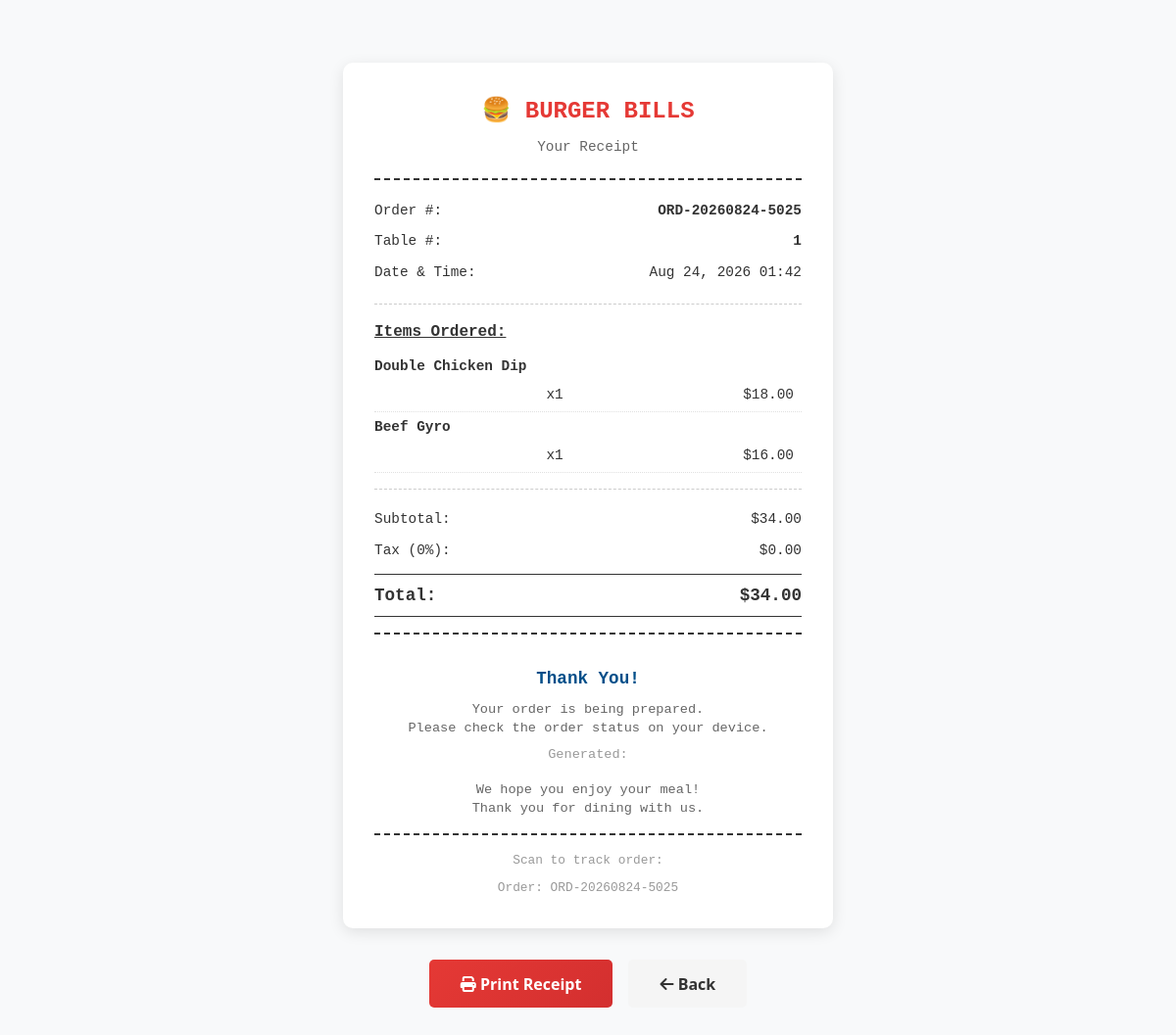
/staff/order/51/receipt/ (signed in), run on an earlier commit of the app's database.
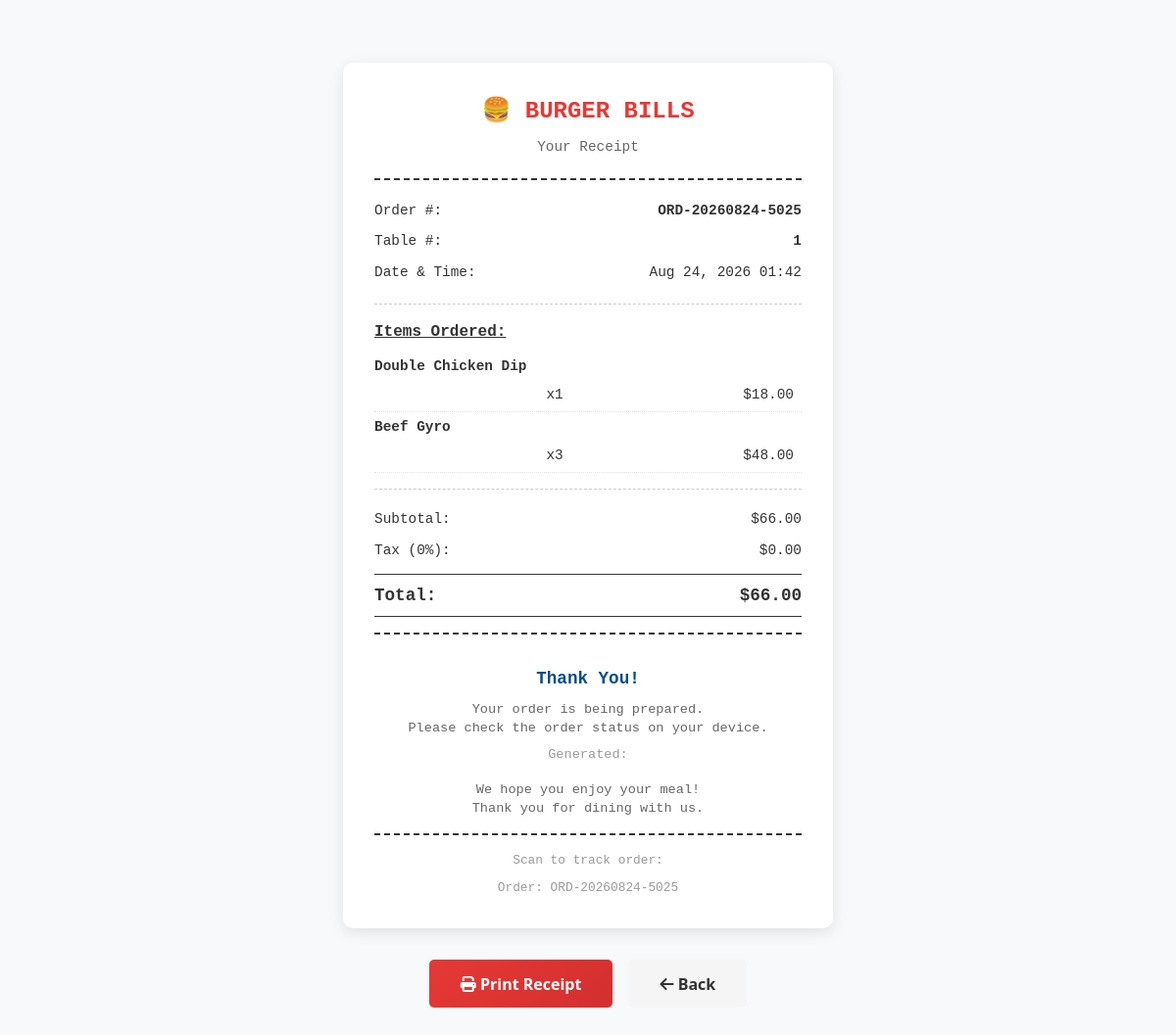
And on a later commit of the database.
### menu/models.py (models this page shows, shortened)
class OrderItem(models.Model):
    order = models.ForeignKey(Order, on_delete=models.CASCADE, related_name='items')
    menu_item = models.ForeignKey(MenuItem, on_delete=models.SET_NULL, null=True)
    quantity = models.IntegerField(default=1)
    unit_price = models.DecimalField(max_digits=8, decimal_places=2)
    special_requests = models.TextField(blank=True, help_text="e.g., No onions, Extra cheese")
    created_at = models.DateTimeField(auto_now_add=True)
    def get_subtotal(self):
        return self.quantity * self.unit_price
    class Meta:
        ordering = ['created_at']

class Order(models.Model):
    ORDER_STATUS_CHOICES = [
        ('pending', 'Pending'),
        ('confirmed', 'Confirmed'),
        ('preparing', 'Preparing'),
        ('ready', 'Ready'),
        ('completed', 'Completed'),
        ('cancelled', 'Cancelled'),
    ]
    ORDER_TYPE_CHOICES = [
        ('dine_in', 'Dine In'),
        ('pickup', 'Pickup'),
    ]
    table = models.ForeignKey(Table, on_delete=models.CASCADE, related_name='orders', null=True, blank=True)
    order_number = models.CharField(max_length=20, unique=True)
    status = models.CharField(max_length=20, choices=ORDER_STATUS_CHOICES, default='pending')
    order_type = models.CharField(max_length=20, choices=ORDER_TYPE_CHOICES, default='dine_in')
    customer_name = models.CharField(max_length=200, blank=True)
    customer_phone = models.CharField(max_length=20, blank=True)
    customer_email = models.EmailField(blank=True)
    total_amount = models.DecimalField(max_digits=10, decimal_places=2, default=0)
    special_instructions = models.TextField(blank=True)
    estimated_time = models.IntegerField(default=20, help_text="Estimated time in minutes")
    is_called = models.BooleanField(default=False, help_text="Customer has been called to pick up")
    called_at = models.DateTimeField(blank=True, null=True)
    cart_expires_at = models.DateTimeField(blank=True, null=True, help_text="Cart auto-expires after 5 minutes of inactivity")
    created_at = models.DateTimeField(auto_now_add=True)
    updated_at = models.DateTimeField(auto_now=True)
    completed_at = models.DateTimeField(blank=True, null=True)
    class Meta:
        ordering = ['-created_at']

class MenuItem(models.Model):
    category = models.ForeignKey(Category, on_delete=models.CASCADE, related_name='items')
    name = models.CharField(max_length=200)
    description = models.TextField()
    price = models.DecimalField(max_digits=8, decimal_places=2)
    image = models.ImageField(upload_to='menu_items/', blank=True, null=True)
    is_available = models.BooleanField(default=True)
    is_vegetarian = models.BooleanField(default=False)
    is_vegan = models.BooleanField(default=False)
    is_spicy = models.BooleanField(default=False)
    is_gluten_free = models.BooleanField(default=False)
    rating = models.FloatField(default=0.0)
    order = models.IntegerField(default=0)
    created_at = models.DateTimeField(auto_now_add=True)
    updated_at = models.DateTimeField(auto_now=True)
    has_sizes = models.BooleanField(default=False, help_text="Enable size options (S, M, L)")
    size_small_price = models.DecimalField(max_digits=8, decimal_places=2, default=0, help_text="Price for small size")
    size_medium_price = models.DecimalField(max_digits=8, decimal_places=2, default=0, help_text="Price for medium size")
    size_large_price = models.DecimalField(max_digits=8, decimal_places=2, default=0, help_text="Price for large size")
    class Meta:
        ordering = ['category', 'order', 'name']
        indexes = [
            models.Index(fields=['category', 'is_available']),
        ]

### menu/views.py (the view)
# urls.py: path('staff/order/<int:order_id>/receipt/', views.staff_order_receipt, name='staff_order_receipt'),
@login_required(login_url='staff_login')
def staff_order_receipt(request, order_id):
    if not request.user.is_staff:
        return redirect('staff_login')
    order = get_object_or_404(Order, id=order_id)
    return render(request, 'menu/receipt.html', {
        'table': order.table,
        'order': order,
        'staff_receipt': True,
    })

### templates/menu/receipt.html (shortened to what this page needs)
{% extends 'menu/customer_base.html' %}
{% block content %}
<div class="receipt-container">
    <div class="receipt-header">
        <div class="receipt-title">🍔 BURGER BILLS</div>
        <div class="receipt-subtitle">Your Receipt</div>
    </div>
    <div class="receipt-line">
        <span>Order #:</span>
        <span style="font-weight: 700;">{{ order.order_number }}</span>
    </div>
    <div class="receipt-line">
        <span>Table #:</span>
        <span style="font-weight: 700;">{{ table.number }}</span>
    </div>
    <div class="receipt-line">
        <span>Date & Time:</span>
        <span>{{ order.created_at|date:"M d, Y H:i" }}</span>
    </div>
    <div class="receipt-divider"></div>
    <div class="receipt-items-title">Items Ordered:</div>
    {% for item in order.items.all %}
        <div class="receipt-item">
            <div class="receipt-item-name">{{ item.menu_item.name }}</div>
            <div class="receipt-item-qty">x{{ item.quantity }}</div>
            <div class="receipt-item-price">${{ item.get_subtotal }}</div>
        </div>
    {% endfor %}
    <div class="receipt-divider"></div>
    <div class="receipt-line">
        <span>Subtotal:</span>
        <span>${{ order.total_amount }}</span>
    </div>
    <div class="receipt-line">
        <span>Tax (0%):</span>
        <span>$0.00</span>
    </div>
    <div class="receipt-line total">
        <span>Total:</span>
        <span>${{ order.total_amount }}</span>
    </div>
    <div class="receipt-footer">
        <div class="thank-you">Thank You!</div>
        {% if order.status != 'completed' %}
            <div class="receipt-message">
                Your order is being prepared.<br>
                Please check the order status on your device.
            </div>
        {% else %}
            <div class="receipt-message">
                Your order is ready!<br>
                Please collect it at the counter.
            </div>
        {% endif %}
        <div class="receipt-time">
            Generated: {{ "now"|date:"M d, Y H:i:s" }}
        </div>
        <div class="receipt-message">
            We hope you enjoy your meal!<br>
            Thank you for dining with us.
        </div>
        <div class="qr-section">
            <div class="qr-text">Scan to track order:</div>
            <div style="font-size: 0.8rem; color: #999;">
                Order: {{ order.order_number }}
            </div>
        </div>
    </div>
</div>
<div class="print-button">
    <button class="btn-print" onclick="window.print()">
        <i class="fas fa-print"></i> Print Receipt
    </button>
    <a href="{% if staff_receipt %}{% url 'all_orders' %}{% else %}{% url 'order_status' table_number=table.number order_id=order.id %}{% endif %}" class="btn-back">
        <i class="fas fa-arrow-left"></i> Back
    </a>
</div>
{% endblock %}

What changed in the data, as far as the page shows it:
changed Order "ORD-20260824-5025": total_amount "34.00" → "66.00"
changed OrderItem "Beef Gyro": quantity "1" → "3"; get_subtotal "16.00" → "48.00"
